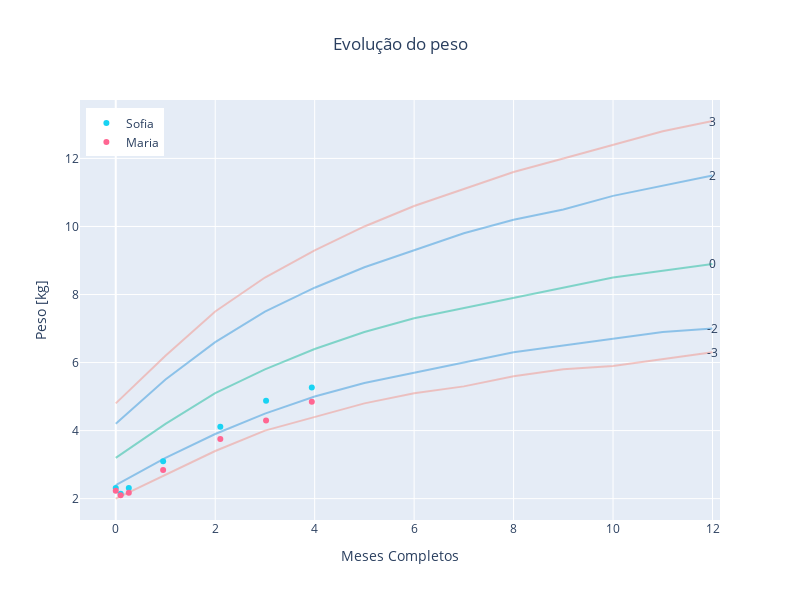

Here is the notebook cell this chart was saved with:
### Code cell
fig = go.Figure()

months_to_plot = 12

# Curvas de referência
fig.add_scatter(x=df.index,
                y=df.SD3neg.loc[:months_to_plot].values,
                mode='lines',
                name='-3',
                line={'color':'rgba(241, 148, 138, 0.5)'},
                showlegend=False)
fig.add_annotation(x=months_to_plot,
                   y=df.SD3neg.loc[months_to_plot],
                   text="-3",
                   showarrow=False)
fig.add_scatter(x=df.index,
                y=df.SD3.loc[:months_to_plot].values,
                mode='lines',
                name='3',
                line={'color':'rgba(241, 148, 138, 0.5)'},
                showlegend=False)
fig.add_annotation(x=months_to_plot,
                   y=df.SD3.loc[months_to_plot],
                   text="3",
                   showarrow=False)
fig.add_scatter(x=df.index,
                y=df.SD2neg.loc[:months_to_plot].values,
                mode='lines',
                name='-2',
                line={'color':'rgba(52, 152, 219, 0.5)'},
                showlegend=False)
fig.add_annotation(x=months_to_plot,
                   y=df.SD2neg.loc[months_to_plot],
                   text="-2",
                   showarrow=False)
fig.add_scatter(x=df.index,
                y=df.SD2.loc[:months_to_plot].values,
                mode='lines',
                name='2',
                line={'color':'rgba(52, 152, 219, 0.5)'},
                showlegend=False)
fig.add_annotation(x=months_to_plot,
                   y=df.SD2.loc[months_to_plot],
                   text="2",
                   showarrow=False)
fig.add_scatter(x=df.index,
                y=df.SD0.loc[:months_to_plot].values,
                mode='lines',
                name='0',
                line={'color':'rgba(26, 188, 156, 0.5)'},
                showlegend=False)
fig.add_annotation(x=months_to_plot,
                   y=df.SD0.loc[months_to_plot],
                   text="0",
                   showarrow=False)

# Dados das garotinhas
fig.add_scatter(x=sofia.index,
                y=sofia.Peso.values,
                mode='markers',
                name='Sofia')
fig.add_scatter(x=maria.index,
                y=maria.Peso.values,
                mode='markers',
                name='Maria')

fig.update_layout(autosize=False,
                  width=800,
                  height=600,
                  title='Evolução do peso',
                  title_x=0.5,
                  xaxis=dict(title_text="Meses Completos"),
                  yaxis=dict(title_text="Peso [kg]"),
                  legend=dict(yanchor="top",
                              xanchor="left",
                              y=0.98,
                              x=0.01))
fig.show()

### Figure 1 — Plotly figure (JSON) as saved in the notebook; plotly's stock layout.template omitted (floating-point values rounded to 4 significant figures)
{"data": [{"line": {"color": "rgba(241, 148, 138, 0.5)"}, "mode": "lines", "name": "-3", "showlegend": false, "type": "scatter", "x": [0, 1, 2, 3, 4, 5, 6, 7, 8, 9, 10, 11, 12, 13, 14, 15, 16, 17, 18, 19, 20, 21, 22, 23, 24, 25, 26, 27, 28, 29, 30, 31, 32, 33, 34, 35, 36, 37, 38, 39, 40, 41, 42, 43, 44, 45, 46, 47, 48, 49, 50, 51, 52, 53, 54, 55, 56, 57, 58, 59, 60], "y": [2, 2.7, 3.4, 4, 4.4, 4.8, 5.1, 5.3, 5.6, 5.8, 5.9, 6.1, 6.3]}, {"line": {"color": "rgba(241, 148, 138, 0.5)"}, "mode": "lines", "name": "3", "showlegend": false, "type": "scatter", "x": [0, 1, 2, 3, 4, 5, 6, 7, 8, 9, 10, 11, 12, 13, 14, 15, 16, 17, 18, 19, 20, 21, 22, 23, 24, 25, 26, 27, 28, 29, 30, 31, 32, 33, 34, 35, 36, 37, 38, 39, 40, 41, 42, 43, 44, 45, 46, 47, 48, 49, 50, 51, 52, 53, 54, 55, 56, 57, 58, 59, 60], "y": [4.8, 6.2, 7.5, 8.5, 9.3, 10, 10.6, 11.1, 11.6, 12, 12.4, 12.8, 13.1]}, {"line": {"color": "rgba(52, 152, 219, 0.5)"}, "mode": "lines", "name": "-2", "showlegend": false, "type": "scatter", "x": [0, 1, 2, 3, 4, 5, 6, 7, 8, 9, 10, 11, 12, 13, 14, 15, 16, 17, 18, 19, 20, 21, 22, 23, 24, 25, 26, 27, 28, 29, 30, 31, 32, 33, 34, 35, 36, 37, 38, 39, 40, 41, 42, 43, 44, 45, 46, 47, 48, 49, 50, 51, 52, 53, 54, 55, 56, 57, 58, 59, 60], "y": [2.4, 3.2, 3.9, 4.5, 5, 5.4, 5.7, 6, 6.3, 6.5, 6.7, 6.9, 7]}, {"line": {"color": "rgba(52, 152, 219, 0.5)"}, "mode": "lines", "name": "2", "showlegend": false, "type": "scatter", "x": [0, 1, 2, 3, 4, 5, 6, 7, 8, 9, 10, 11, 12, 13, 14, 15, 16, 17, 18, 19, 20, 21, 22, 23, 24, 25, 26, 27, 28, 29, 30, 31, 32, 33, 34, 35, 36, 37, 38, 39, 40, 41, 42, 43, 44, 45, 46, 47, 48, 49, 50, 51, 52, 53, 54, 55, 56, 57, 58, 59, 60], "y": [4.2, 5.5, 6.6, 7.5, 8.2, 8.8, 9.3, 9.8, 10.2, 10.5, 10.9, 11.2, 11.5]}, {"line": {"color": "rgba(26, 188, 156, 0.5)"}, "mode": "lines", "name": "0", "showlegend": false, "type": "scatter", "x": [0, 1, 2, 3, 4, 5, 6, 7, 8, 9, 10, 11, 12, 13, 14, 15, 16, 17, 18, 19, 20, 21, 22, 23, 24, 25, 26, 27, 28, 29, 30, 31, 32, 33, 34, 35, 36, 37, 38, 39, 40, 41, 42, 43, 44, 45, 46, 47, 48, 49, 50, 51, 52, 53, 54, 55, 56, 57, 58, 59, 60], "y": [3.2, 4.2, 5.1, 5.8, 6.4, 6.9, 7.3, 7.6, 7.9, 8.2, 8.5, 8.7, 8.9]}, {"mode": "markers", "name": "Sofia", "type": "scatter", "x": [3.943, 3.023, 2.103, 0.9528, 0.2628, 0.09856, 0], "y": [5.27, 4.88, 4.11, 3.1, 2.31, 2.145, 2.31]}, {"mode": "markers", "name": "Maria", "type": "scatter", "x": [3.943, 3.023, 2.103, 0.9528, 0.2628, 0.09856, 0], "y": [4.85, 4.3, 3.75, 2.84, 2.17, 2.1, 2.23]}], "layout": {"annotations": [{"showarrow": false, "text": "-3", "x": 12, "y": 6.3}, {"showarrow": false, "text": "3", "x": 12, "y": 13.1}, {"showarrow": false, "text": "-2", "x": 12, "y": 7}, {"showarrow": false, "text": "2", "x": 12, "y": 11.5}, {"showarrow": false, "text": "0", "x": 12, "y": 8.9}], "autosize": false, "height": 600, "legend": {"x": 0.01, "xanchor": "left", "y": 0.98, "yanchor": "top"}, "title": {"text": "Evolução do peso", "x": 0.5}, "width": 800, "xaxis": {"title": {"text": "Meses Completos"}}, "yaxis": {"title": {"text": "Peso [kg]"}}}}
